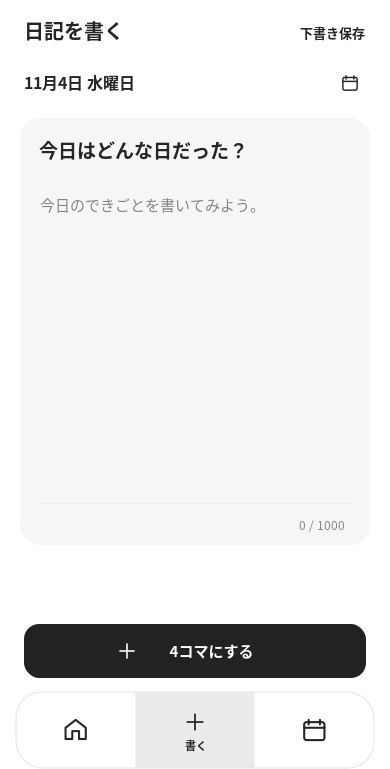
#> input picture design/reference/browser_content/03.png, 390 x 769 px, found by its file name
$ python visual_diff.py reference/browser_content/03.png path/to/actual.png --out visual_diff.png
#> lines starting #> are read from the running program, lines starting #| are printed output that depends on the picture; after the words box and inside, x2 and y2 are one past the last pixel; in counts of white or black regions, pixels touching at a corner belong together
#!/usr/bin/env python3
"""Compare reference vs implementation (requires Pillow). No strict pass/fail threshold by default.
Usage:
python tools/visual_diff.py reference/browser_content/03.png path/to/actual.png --out visual_diff.png
"""
import argparse
from PIL import Image, ImageChops, ImageEnhance, ImageStat
from pathlib import Path
p=argparse.ArgumentParser();p.add_argument('reference');p.add_argument('actual');p.add_argument('--out',default='visual_diff.png');args=p.parse_args()
a=Image.open(args.reference).convert('RGB');b=Image.open(args.actual).convert('RGB')
#> further down, a is the input picture: PIL image 390x769 RGB; min 34, max 255, mean 233.9
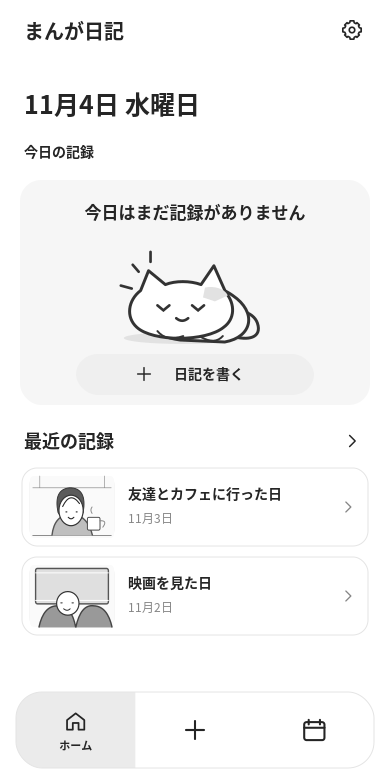
#> input picture design/reference/browser_content/01.png, 390 x 769 px, given in place of actual.png, which was not available
#> further down, b is the input picture: PIL image 390x769 RGB; min 37, max 255, mean 244.1
if a.size!=b.size:raise SystemExit(f'Mismatched dimensions {a.size} vs {b.size}; capture at exactly {a.size}')
d=ImageChops.difference(a,b);st=ImageStat.Stat(d);mae=sum(st.mean)/3
#> after `d = ImageChops.difference(a, b)`:
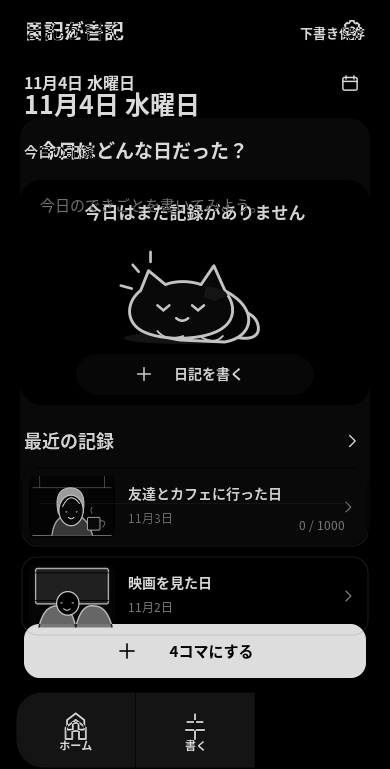
#> d: PIL image 390x769 RGB; min 0, max 221, mean 25.5
#> after `mae = sum(st.mean) / 3`: mae = 25.47
# Difference ratio for 12/255 on any channel to ignore subtle anti-aliasing noise
from PIL import ImageOps
mask=d.convert('L').point(lambda v:255 if v>12 else 0)
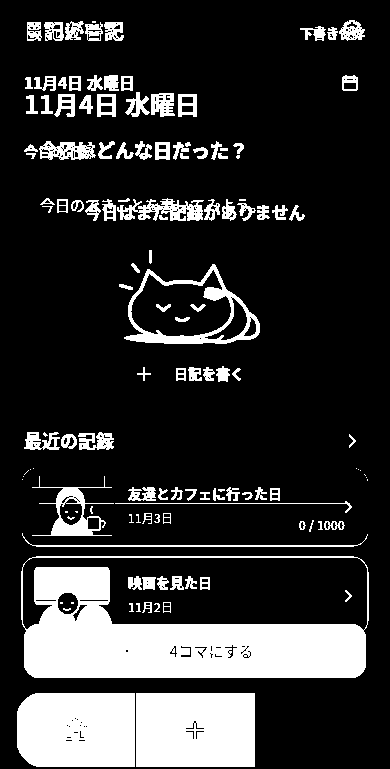
#> mask: PIL image 390x769 L; 19.3% white; 131 white regions (25 under 20 px), largest, box (x1, y1, x2, y2) and area: (21, 556, 369, 678) 22657, (136, 693, 255, 767) 8746, (17, 693, 135, 767) 8436
ratio=mask.histogram()[255]/(a.width*a.height)
#> ratio = 0.193
ImageEnhance.Contrast(d).enhance(3.2).save(args.out)
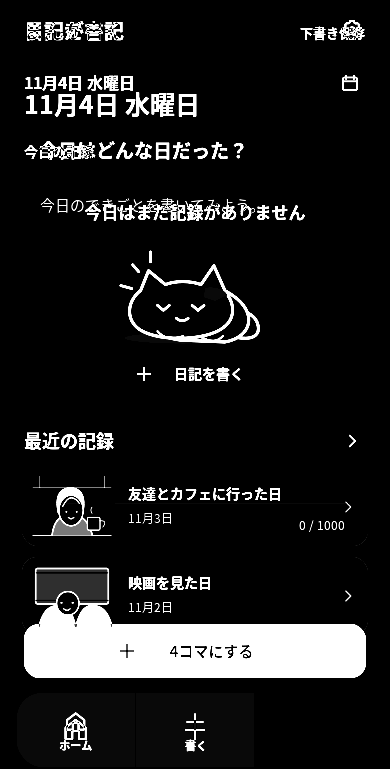
#> saved as visual_diff.png: PIL image 390x769 RGB; min 0, max 255, mean 29.5
print(f'mean abs RGB diff: {mae:.2f}/255; pixels changed (>12/255 luminance): {ratio:.1%}; output: {args.out}')
#| mean abs RGB diff: 25.47/255; pixels changed (>12/255 luminance): 19.3%; output: visual_diff.png
print('Font rendering, illustrations, dynamic contents and browser chrome affect these values. Inspect visually; no universal auto-pass threshold.')
